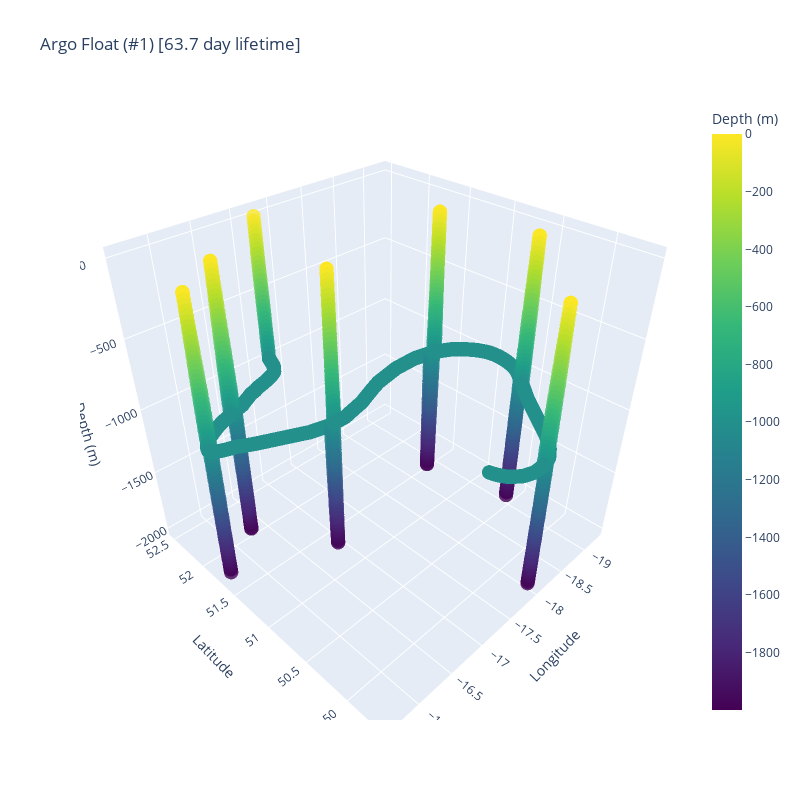

Source (notebook cell):
### Code cell
fig = go.Figure()

traj = argo_ds["trajectory"][WHICH_ARGO]
lons = argo_ds["lon"][:].sel(trajectory=traj).squeeze()
lats = argo_ds["lat"][:].sel(trajectory=traj).squeeze()
depth = argo_ds["z"][:].sel(trajectory=traj).squeeze()

fig.add_trace(
    go.Scatter3d(
        x=lons,
        y=lats,
        z=depth,
        mode="markers",
        marker=dict(
            size=5,
            color=depth,
            colorscale="Viridis",
            colorbar=dict(title="Depth (m)"),
            opacity=0.8,
        ),
        name=f"Argo {WHICH_ARGO + 1}",
    )
)

n_days = float(
    (argo_ds["time"][0].max(skipna=True) - argo_ds["time"][0].min(skipna=True))
    / np.timedelta64(1, "D")
)

fig.update_layout(
    scene=dict(
        xaxis_title="Longitude",
        yaxis_title="Latitude",
        zaxis_title="Depth (m)",
        yaxis=dict(autorange="reversed"),  # north is up from plot viewpoint
    ),
    width=800,
    height=800,
    title=f"Argo Float (#{WHICH_ARGO + 1}) [{n_days:.1f} day lifetime]",
)

fig.show()

### Figure 1 — Plotly figure (JSON) as saved in the notebook; plotly's stock layout.template omitted (floating-point values rounded to 4 significant figures; data arrays with more than 128 entries replaced by an {"elided": "..."} marker saying what was removed)
{"data": [{"marker": {"color": {"elided": "18400 float values"}, "colorbar": {"title": {"text": "Depth (m)"}}, "colorscale": [[0, "#440154"], [0.1111, "#482878"], [0.2222, "#3e4989"], [0.3333, "#31688e"], [0.4444, "#26828e"], [0.5556, "#1f9e89"], [0.6667, "#35b779"], [0.7778, "#6ece58"], [0.8889, "#b5de2b"], [1, "#fde725"]], "opacity": 0.8, "size": 5}, "mode": "markers", "name": "Argo 1", "type": "scatter3d", "x": {"elided": "18400 float values"}, "y": {"elided": "18400 float values"}, "z": {"elided": "18400 float values"}}], "layout": {"height": 800, "scene": {"xaxis": {"title": {"text": "Longitude"}}, "yaxis": {"autorange": "reversed", "title": {"text": "Latitude"}}, "zaxis": {"title": {"text": "Depth (m)"}}}, "title": {"text": "Argo Float (#1) [63.7 day lifetime]"}, "width": 800}}
